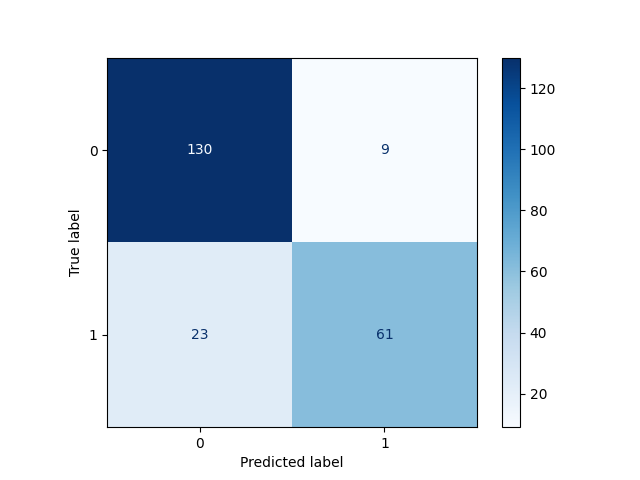

Reproduce this figure in Python.
import pandas as pd
import numpy as np
from sklearn.model_selection import train_test_split
from sklearn import tree
from sklearn.metrics import accuracy_score, precision_recall_curve, ConfusionMatrixDisplay
import matplotlib.pyplot as plt

train_df = pd.read_csv('train.csv')
test_df = pd.read_csv('test.csv')

train_df['Sex'] = train_df['Sex'].replace({'male': 0, 'female': 1})
test_df['Sex'] = test_df['Sex'].replace({'male': 0, 'female': 1})
train_df['Embarked'] = train_df['Embarked'].replace({'S': 0, 'C': 1, 'Q': 2})
test_df['Embarked'] = test_df['Embarked'].replace({'S': 0, 'C': 1, 'Q': 2})
train_df['Age'] = train_df['Age'].fillna(-1)
test_df['Age'] = test_df['Age'].fillna(-1)
train_df['Embarked'] = train_df['Embarked'].fillna(-1)
test_df['Embarked'] = test_df['Embarked'].fillna(-1)

#Now let's do some feature engineering
#Create # in family column
train_df['FamTot'] = train_df['SibSp'] + train_df['Parch']
test_df['FamTot'] = test_df['SibSp'] + test_df['Parch']
#Now i want to make a family name column and one hot encode that so
#we can group by family. My hunch is that family members may live/die
#together more often than not
train_df['FamName'] = train_df['Name'].str.replace(',', '').str.split(' ').str[0]
test_df['FamName'] = test_df['Name'].str.replace(',', '').str.split(' ').str[0]

train_one_hot_encoded = pd.get_dummies(train_df['FamName'], prefix='FamName')
train_df = pd.concat([train_df, train_one_hot_encoded], axis=1)
test_one_hot_encoded = pd.get_dummies(test_df['FamName'], prefix='FamName')
test_df = pd.concat([test_df, test_one_hot_encoded], axis=1)


train_df_x, train_df_y = train_df.drop(['PassengerId', 'Survived', 'Name', 'Cabin', 'Ticket', 'FamName'], axis=1), train_df['Survived']

X_train, X_test, y_train, y_test = train_test_split(train_df_x, train_df_y, random_state=0)

clf = tree.DecisionTreeClassifier(random_state=2).fit(X_train, y_train)

y_pred = clf.predict(X_test)
acc = accuracy_score(y_test, y_pred)
precision, recall, thresholds = precision_recall_curve(y_test, y_pred)
print('The accuracy score of this model is: ' + str(acc))
print('The precision score of this model is: ' + str(precision.mean()))
print('The recall score of this model is: ' + str(recall.mean()))

disp = ConfusionMatrixDisplay.from_estimator(
        clf,
        X_test,
        y_test,
        cmap=plt.cm.Blues
    )

print(disp.confusion_matrix)

plt.show()
